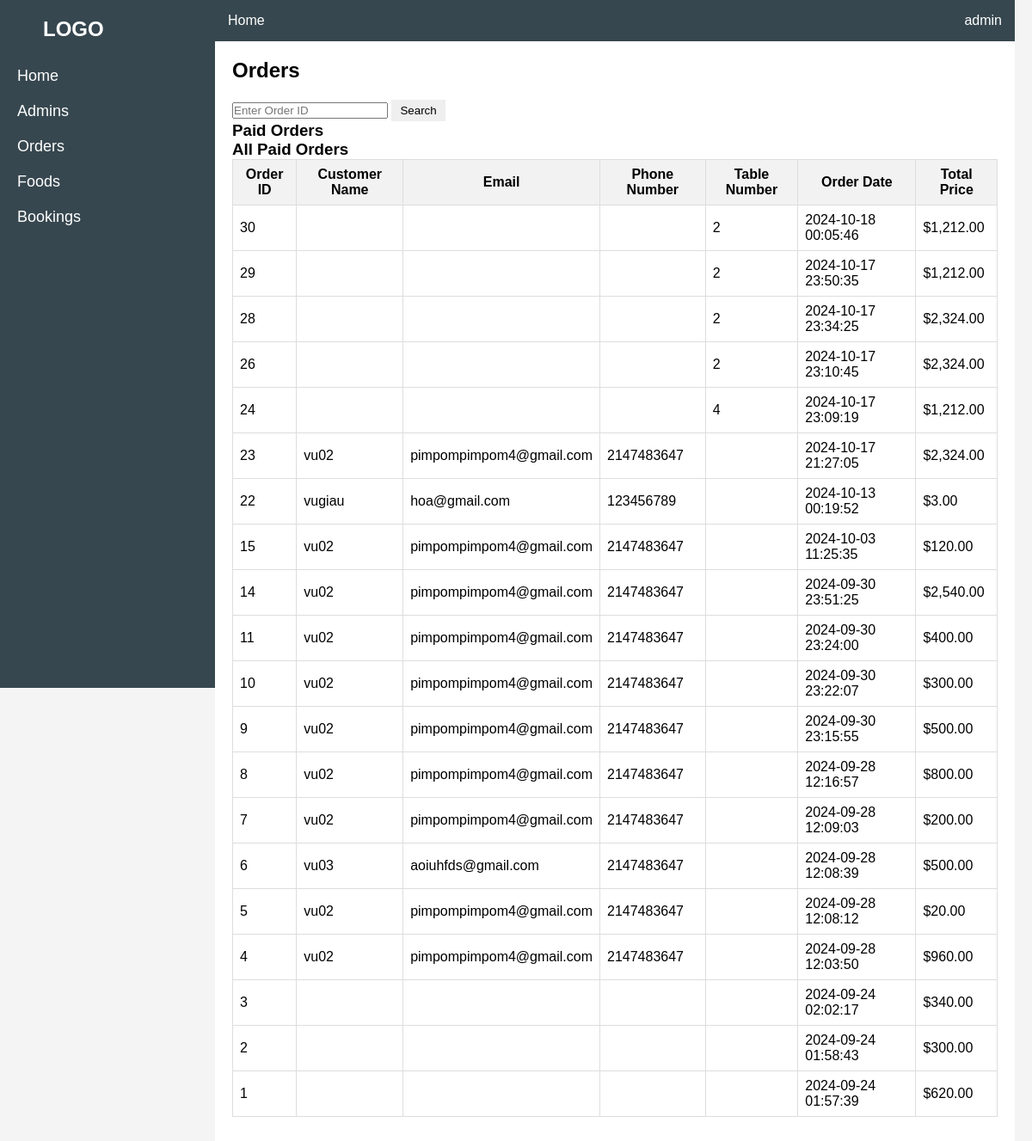
Page /admin_interface/orders.php (signed in) on the committed database.
### tables this page shows
CREATE TABLE `orders` (
  `order_id` int(11) NOT NULL,
  `user_id` int(11) DEFAULT NULL,
  `total_price` decimal(10,2) DEFAULT NULL,
  `order_date` datetime DEFAULT NULL,
  `table_id` int(11) DEFAULT NULL
);

CREATE TABLE `restaurant_table` (
  `table_id` int(11) NOT NULL,
  `table_number` int(11) NOT NULL,
  `status` varchar(20) DEFAULT 'empty'
);

CREATE TABLE `user` (
  `user_id` int(11) NOT NULL,
  `user_name` varchar(100) NOT NULL,
  `phone_number` int(11) DEFAULT NULL,
  `email` varchar(100) DEFAULT NULL,
  `password` text NOT NULL,
  `role` int(11) NOT NULL
);

### admin_interface/orders.php (the view, shortened to what this page needs)
<?php
include 'config/config.php';
$searchResult = [];
$orderId = '';
$sql = "SELECT o.order_id, o.total_price, o.order_date, u.user_name AS customer_name,
               u.email AS customer_email, u.phone_number AS customer_phone,
               rt.table_number
        FROM orders o
        LEFT JOIN user u ON o.user_id = u.user_id
        LEFT JOIN restaurant_table rt ON o.table_id = rt.table_id
        ORDER BY o.order_date DESC";
$stmt = $mysqli->prepare($sql);
$stmt->execute();
$result = $stmt->get_result();
$paidOrders = [];
while ($row = $result->fetch_assoc()) {
    $paidOrders[$row['order_id']] = [
        'total_price' => $row['total_price'],
        'order_date' => $row['order_date'],
        'customer_name' => $row['customer_name'],
        'customer_email' => $row['customer_email'],
        'customer_phone' => $row['customer_phone'],
        'table_number' => $row['table_number']
    ];
}
?>
<!DOCTYPE html>
<html lang="en">
<head>
    <link rel="stylesheet" href="orders.css">
</head>
<body>
    <div class="sidebar">
        <h2>LOGO</h2>
        <ul>
            <li><a href="admin.php">Home</a></li>
            <li><a href="admins.php">Admins</a></li>
            <li><a href="orders.php">Orders</a></li>
            <li><a href="foods.php">Foods</a></li>
            <li><a href="books.php">Bookings</a></li>
        </ul>
    </div>
    <div class="main-content">
        <div class="navbar">
            <a href="#">Home</a>
            <span>admin</span>
        </div>
        <div class="orders-section">
            <h2>Orders</h2>
            <form method="POST" action="">
                <input type="text" name="order_id" placeholder="Enter Order ID" value="<?php echo htmlspecialchars($orderId); ?>" required>
                <button type="submit">Search</button>
            </form>
            <h3>Paid Orders</h3>
            <?php if (!empty($searchResult)): ?>
                <h3>Order ID: <?php echo htmlspecialchars($searchResult['order_id']); ?></h3>
                <p>Customer Name: <?php echo htmlspecialchars($searchResult['customer_name']); ?></p>
                <p>Email: <?php echo htmlspecialchars($searchResult['customer_email']); ?></p>
                <p>Phone: <?php echo htmlspecialchars($searchResult['customer_phone']); ?></p>
                <p>Table Number: <?php echo htmlspecialchars($searchResult['table_number']); ?></p>
                <p>Order Date: <?php echo htmlspecialchars($searchResult['order_date']); ?></p>
                <p>Total Price: $<?php echo number_format($searchResult['total_price'], 2); ?></p>
                <table>
                    <thead>
                        <tr>
                            <th>Dish Name</th>
                            <th>Quantity</th>
                            <th>Price</th>
                        </tr>
                    </thead>
                    <tbody>
                        <?php foreach ($searchResult['items'] as $item): ?>
                        <tr>
                            <td><?php echo htmlspecialchars($item['dish_name']); ?></td>
                            <td><?php echo htmlspecialchars($item['quantity']); ?></td>
                            <td>$<?php echo number_format($item['price'], 2); ?></td>
                        </tr>
                        <?php endforeach; ?>
                    </tbody>
                </table>
            <?php else: ?>
                <h3>All Paid Orders</h3>
                <?php if (!empty($paidOrders)): ?>
                    <table>
                        <thead>
                            <tr>
                                <th>Order ID</th>
                                <th>Customer Name</th>
                                <th>Email</th>
                                <th>Phone Number</th>
                                <th>Table Number</th>
                                <th>Order Date</th>
                                <th>Total Price</th>
                            </tr>
                        </thead>
                        <tbody>
                            <?php foreach ($paidOrders as $id => $order): ?>
                            <tr>
                                <td><?php echo htmlspecialchars($id); ?></td>
                                <td><?php echo htmlspecialchars($order['customer_name']); ?></td>
                                <td><?php echo htmlspecialchars($order['customer_email']); ?></td>
                                <td><?php echo htmlspecialchars($order['customer_phone']); ?></td>
                                <td><?php echo htmlspecialchars($order['table_number']); ?></td>
                                <td><?php echo htmlspecialchars($order['order_date']); ?></td>
                                <td>$<?php echo number_format($order['total_price'], 2); ?></td>
                            </tr>
                            <?php endforeach; ?>
                        </tbody>
                    </table>
                <?php else: ?>
                    <p>No paid orders found.</p>
                <?php endif; ?>
            <?php endif; ?>
        </div>
    </div>
</body>
</html>

### admin_interface/orders.css (style rules this page uses)
* { margin: 0; padding: 0; box-sizing: border-box; }
body { font-family: Arial, sans-serif; background-color: #f4f4f4; }
.sidebar { width: 250px; background-color: #37474F; height: 100vh; position: fixed; left: 0; top: 0; padding: 20px; color: white; }
.sidebar h2 { margin-bottom: 30px; padding-left: 30px; }
.sidebar ul { list-style: none; }
.sidebar ul li { margin: 20px 0; }
.sidebar ul li a { color: white; text-decoration: none; font-size: 18px; }
.main-content { margin-left: 250px; padding-bottom: 20px; padding-right: 20px; }
.navbar { background-color: #37474F; color: white; padding: 15px; display: flex; justify-content: space-between; }
.navbar a { color: white; text-decoration: none; }
.orders-section { background-color: #fff; padding: 20px; border-radius: 5px; }
.orders-section h2 { margin-bottom: 20px; }
table { width: 100%; border-collapse: collapse; margin-bottom: 20px; }
table, th, td { border: 1px solid #ddd; padding: 8px; }
th { background-color: #f2f2f2; }
button { padding: 5px 10px; border: none; cursor: pointer; }

### rows in the picture
orders: id "30", table.table_number "2", order_date "2024-10-18 00:05:46", total_price "1,212.00"
orders: id "29", table.table_number "2", order_date "2024-10-17 23:50:35", total_price "1,212.00"
orders: id "28", table.table_number "2", order_date "2024-10-17 23:34:25", total_price "2,324.00"
orders: id "26", table.table_number "2", order_date "2024-10-17 23:10:45", total_price "2,324.00"
orders: id "24", table.table_number "4", order_date "2024-10-17 23:09:19", total_price "1,212.00"
orders: id "23", user.user_name "vu02", user.email "pimpompimpom4@gmail.com", user.phone_number "2147483647", order_date "2024-10-17 21:27:05", total_price "2,324.00"
orders: id "22", user.user_name "vugiau", user.email "hoa@gmail.com", user.phone_number "123456789", order_date "2024-10-13 00:19:52", total_price "3.00"
orders: id "15", user.user_name "vu02", user.email "pimpompimpom4@gmail.com", user.phone_number "2147483647", order_date "2024-10-03 11:25:35", total_price "120.00"
orders: id "14", user.user_name "vu02", user.email "pimpompimpom4@gmail.com", user.phone_number "2147483647", order_date "2024-09-30 23:51:25", total_price "2,540.00"
orders: id "11", user.user_name "vu02", user.email "pimpompimpom4@gmail.com", user.phone_number "2147483647", order_date "2024-09-30 23:24:00", total_price "400.00"
orders: id "10", user.user_name "vu02", user.email "pimpompimpom4@gmail.com", user.phone_number "2147483647", order_date "2024-09-30 23:22:07", total_price "300.00"
orders: id "9", user.user_name "vu02", user.email "pimpompimpom4@gmail.com", user.phone_number "2147483647", order_date "2024-09-30 23:15:55", total_price "500.00"
orders: id "8", user.user_name "vu02", user.email "pimpompimpom4@gmail.com", user.phone_number "2147483647", order_date "2024-09-28 12:16:57", total_price "800.00"
orders: id "7", user.user_name "vu02", user.email "pimpompimpom4@gmail.com", user.phone_number "2147483647", order_date "2024-09-28 12:09:03", total_price "200.00"
orders: id "6", user.user_name "vu03", user.email "aoiuhfds@gmail.com", user.phone_number "2147483647", order_date "2024-09-28 12:08:39", total_price "500.00"
orders: id "5", user.user_name "vu02", user.email "pimpompimpom4@gmail.com", user.phone_number "2147483647", order_date "2024-09-28 12:08:12", total_price "20.00"
orders: id "4", user.user_name "vu02", user.email "pimpompimpom4@gmail.com", user.phone_number "2147483647", order_date "2024-09-28 12:03:50", total_price "960.00"
orders: id "3", order_date "2024-09-24 02:02:17", total_price "340.00"
orders: id "2", order_date "2024-09-24 01:58:43", total_price "300.00"
orders: id "1", order_date "2024-09-24 01:57:39", total_price "620.00"
